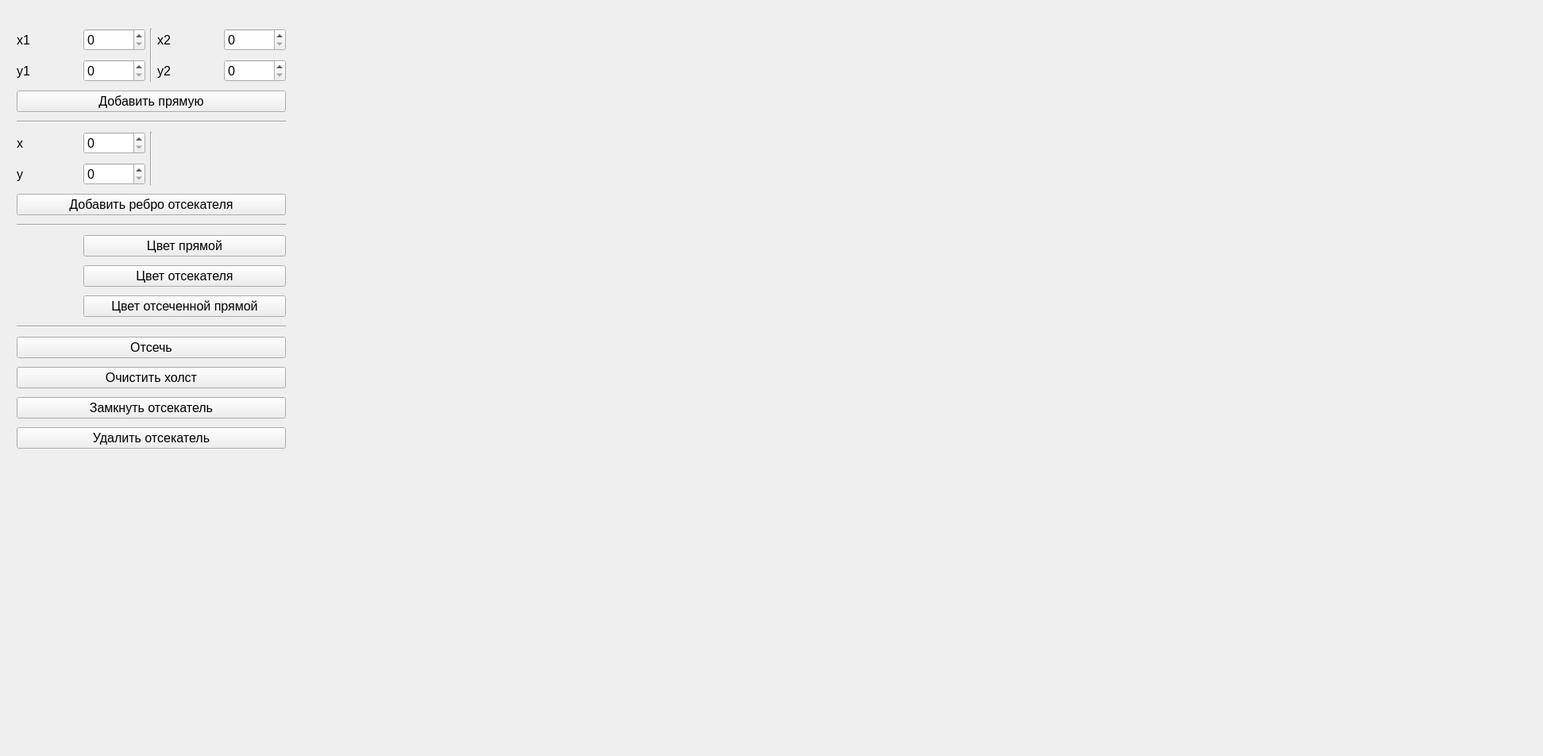
<?xml version="1.0" encoding="UTF-8"?>
<ui version="4.0">
 <class>MainWindow</class>
 <widget class="QMainWindow" name="MainWindow">
  <property name="geometry">
   <rect>
    <x>0</x>
    <y>0</y>
    <width>1943</width>
    <height>952</height>
   </rect>
  </property>
  <property name="font">
   <font>
    <pointsize>12</pointsize>
   </font>
  </property>
  <property name="windowTitle">
   <string>MainWindow</string>
  </property>
  <widget class="QWidget" name="centralWidget">
   <widget class="DrawLabel" name="drawLabel">
    <property name="geometry">
     <rect>
      <x>380</x>
      <y>10</y>
      <width>1531</width>
      <height>921</height>
     </rect>
    </property>
    <property name="maximumSize">
     <size>
      <width>16777215</width>
      <height>16777215</height>
     </size>
    </property>
    <property name="text">
     <string/>
    </property>
   </widget>
   <widget class="QWidget" name="layoutWidget">
    <property name="geometry">
     <rect>
      <x>10</x>
      <y>20</y>
      <width>361</width>
      <height>561</height>
     </rect>
    </property>
    <layout class="QGridLayout" name="gridLayout">
     <item row="8" column="0" colspan="5">
      <widget class="Line" name="line_2">
       <property name="orientation">
        <enum>Qt::Horizontal</enum>
       </property>
      </widget>
     </item>
     <item row="1" column="1">
      <widget class="QSpinBox" name="y1SpinBox">
       <property name="maximum">
        <number>920</number>
       </property>
      </widget>
     </item>
     <item row="5" column="0">
      <widget class="QLabel" name="xTextLabel">
       <property name="text">
        <string>x</string>
       </property>
      </widget>
     </item>
     <item row="4" column="0" colspan="5">
      <widget class="Line" name="line">
       <property name="orientation">
        <enum>Qt::Horizontal</enum>
       </property>
      </widget>
     </item>
     <item row="0" column="3">
      <widget class="QLabel" name="x2TextLabel">
       <property name="text">
        <string>x2</string>
       </property>
      </widget>
     </item>
     <item row="10" column="0">
      <widget class="QLabel" name="clipperColorLabel">
       <property name="minimumSize">
        <size>
         <width>64</width>
         <height>0</height>
        </size>
       </property>
       <property name="text">
        <string/>
       </property>
      </widget>
     </item>
     <item row="9" column="0">
      <widget class="QLabel" name="lineColorLabel">
       <property name="minimumSize">
        <size>
         <width>64</width>
         <height>0</height>
        </size>
       </property>
       <property name="text">
        <string/>
       </property>
      </widget>
     </item>
     <item row="0" column="2" rowspan="2">
      <widget class="Line" name="line_4">
       <property name="orientation">
        <enum>Qt::Vertical</enum>
       </property>
      </widget>
     </item>
     <item row="7" column="0" colspan="5">
      <widget class="QPushButton" name="addClipperVertexPushButton">
       <property name="text">
        <string>Добавить ребро отсекателя</string>
       </property>
      </widget>
     </item>
     <item row="0" column="1">
      <widget class="QSpinBox" name="x1SpinBox">
       <property name="maximum">
        <number>1530</number>
       </property>
      </widget>
     </item>
     <item row="9" column="1" colspan="4">
      <widget class="QPushButton" name="setLineColorPushButton">
       <property name="text">
        <string>Цвет прямой</string>
       </property>
      </widget>
     </item>
     <item row="16" column="0" colspan="5">
      <widget class="QPushButton" name="deleteClipperPushButton">
       <property name="text">
        <string>Удалить отсекатель</string>
       </property>
      </widget>
     </item>
     <item row="11" column="0">
      <widget class="QLabel" name="clippedLineColorLabel">
       <property name="minimumSize">
        <size>
         <width>64</width>
         <height>0</height>
        </size>
       </property>
       <property name="text">
        <string/>
       </property>
      </widget>
     </item>
     <item row="3" column="0" colspan="5">
      <widget class="QPushButton" name="addLinePushButton">
       <property name="text">
        <string>Добавить прямую</string>
       </property>
      </widget>
     </item>
     <item row="5" column="1">
      <widget class="QSpinBox" name="xSpinBox">
       <property name="maximum">
        <number>1530</number>
       </property>
      </widget>
     </item>
     <item row="13" column="0" colspan="5">
      <widget class="QPushButton" name="clipPushButton">
       <property name="text">
        <string>Отсечь</string>
       </property>
      </widget>
     </item>
     <item row="1" column="0">
      <widget class="QLabel" name="y1TextLabel">
       <property name="text">
        <string>y1</string>
       </property>
      </widget>
     </item>
     <item row="14" column="0" colspan="5">
      <widget class="QPushButton" name="clearAllPushButton">
       <property name="text">
        <string>Очистить холст</string>
       </property>
      </widget>
     </item>
     <item row="15" column="0" colspan="5">
      <widget class="QPushButton" name="closeClipperPushButton">
       <property name="text">
        <string>Замкнуть отсекатель</string>
       </property>
      </widget>
     </item>
     <item row="10" column="1" colspan="4">
      <widget class="QPushButton" name="setClipperColorPushButton">
       <property name="text">
        <string>Цвет отсекателя</string>
       </property>
      </widget>
     </item>
     <item row="0" column="4">
      <widget class="QSpinBox" name="x2SpinBox">
       <property name="maximum">
        <number>1530</number>
       </property>
      </widget>
     </item>
     <item row="1" column="4">
      <widget class="QSpinBox" name="y2SpinBox">
       <property name="maximum">
        <number>920</number>
       </property>
      </widget>
     </item>
     <item row="11" column="1" colspan="4">
      <widget class="QPushButton" name="setClippedLineColorPushButton">
       <property name="text">
        <string>Цвет отсеченной прямой</string>
       </property>
      </widget>
     </item>
     <item row="12" column="0" colspan="5">
      <widget class="Line" name="line_3">
       <property name="orientation">
        <enum>Qt::Horizontal</enum>
       </property>
      </widget>
     </item>
     <item row="0" column="0">
      <widget class="QLabel" name="x1TextLabel">
       <property name="text">
        <string>x1</string>
       </property>
      </widget>
     </item>
     <item row="6" column="1">
      <widget class="QSpinBox" name="ySpinBox">
       <property name="maximum">
        <number>920</number>
       </property>
      </widget>
     </item>
     <item row="1" column="3">
      <widget class="QLabel" name="y2TextLabel">
       <property name="text">
        <string>y2</string>
       </property>
      </widget>
     </item>
     <item row="6" column="0">
      <widget class="QLabel" name="yTextLabel">
       <property name="text">
        <string>y</string>
       </property>
      </widget>
     </item>
     <item row="5" column="2" rowspan="2">
      <widget class="Line" name="line_5">
       <property name="orientation">
        <enum>Qt::Vertical</enum>
       </property>
      </widget>
     </item>
    </layout>
   </widget>
  </widget>
 </widget>
 <layoutdefault spacing="6" margin="11"/>
 <customwidgets>
  <customwidget>
   <class>DrawLabel</class>
   <extends>QLabel</extends>
   <header>drawlabel.h</header>
  </customwidget>
 </customwidgets>
 <resources/>
 <connections/>
</ui>
